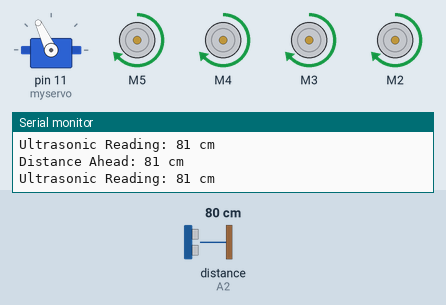
Recording of a sketch running on a simulated Arduino Uno, built with avr-gcc and run on an emulated ATmega328P. On the bench: servo, 4 × DC motor (green arrow = forward, orange = backward, longer = faster), the last lines printed to the serial monitor. Inputs (shaded band) come from the test bench; at power-on: distance to the obstacle (sensor on A2) 80 cm. The echo pulse lasts 58.3 µs per cm.

Above: at 3.9 s.
4.0 s: distance to the obstacle (sensor on A2) set to 17 cm
5.5 s: distance to the obstacle (sensor on A2) set to 13 cm
At 7.2 s:
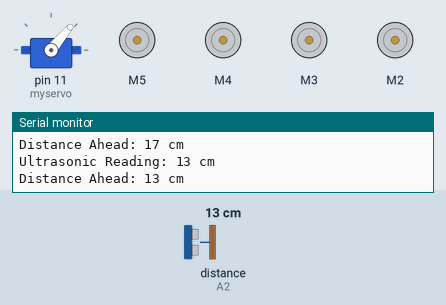
8.5 s: distance to the obstacle (sensor on A2) set to 18 cm
At 8.5 s:
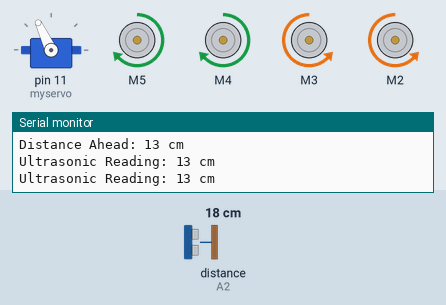
11.0 s: distance to the obstacle (sensor on A2) set to 2 cm
At 13.5 s:
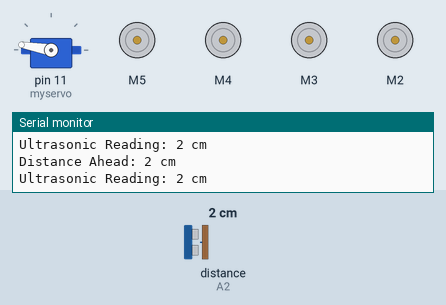
14.0 s: distance to the obstacle (sensor on A2) set to 35 cm
At 14.56 s:
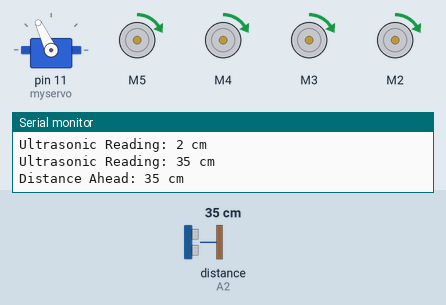
Timing chart, 0 to 17.0 s (numbered marks = the images above; inputs shaded):
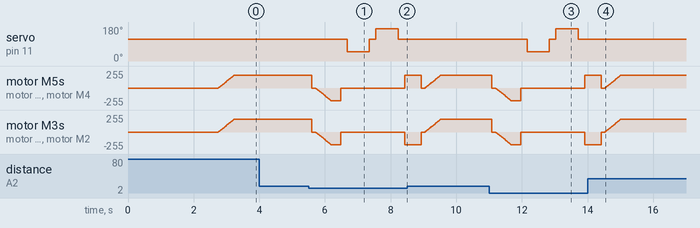

The sketch:

ARDUINO_OBSTACLE_AVOIDING_CAR.ino
```cpp
//ARDUINO OBSTACLE AVOIDING CAR//
// Before uploading the code you have to install the necessary library//
//AFMotor Library https://learn.adafruit.com/adafruit-motor-shield/library-install //
//NewPing Library https://github.com/livetronic/Arduino-NewPing//
//Servo Library https://github.com/arduino-libraries/Servo.git //
// To Install the libraries go to sketch >> Include Library >> Add .ZIP File >> Select the Downloaded ZIP files From the Above links //

#include <AFMotor.h>
#include <NewPing.h>
#include <Servo.h>

#define TRIG_PIN A3
#define ECHO_PIN A2
#define MAX_DISTANCE 200
#define MAX_SPEED 190 // sets speed of DC  motors
#define MAX_SPEED_OFFSET 20

NewPing sonar(TRIG_PIN, ECHO_PIN, MAX_DISTANCE);

AF_DCMotor motor1(5, MOTOR12_1KHZ);
AF_DCMotor motor2(4, MOTOR12_1KHZ);
AF_DCMotor motor3(3, MOTOR34_1KHZ);
AF_DCMotor motor4(2, MOTOR34_1KHZ);
Servo myservo;

boolean goesForward = false;
int distance = 100;
int speedSet = 0;

void setup() {
  Serial.begin(9600); // Initialize serial communication
  myservo.attach(11);
  myservo.write(115);
  delay(2000);

  distance = readPing();
  delay(100);
  distance = readPing();
  delay(100);
  distance = readPing();
  delay(100);
  distance = readPing();
  delay(100);
}

void loop() {
  int distanceR = 0;
  int distanceL = 0;
  delay(40);

  Serial.print("Distance Ahead: ");
  Serial.print(distance);
  Serial.println(" cm");

  if (distance <= 15) {
    moveStop();
    delay(100);
    moveBackward();
    delay(300);
    moveStop();
    delay(200);
    distanceR = lookRight();
    delay(200);
    distanceL = lookLeft();
    delay(200);

    if (distanceR >= distanceL) {
      turnRight();
      moveStop();
    } else {
      turnLeft();
      moveStop();
    }
  } else {
    moveForward();
  }

  distance = readPing();
}

int lookRight() {
  myservo.write(50);
  delay(500);
  int distance = readPing();
  delay(100);
  myservo.write(115);
  return distance;
}

int lookLeft() {
  myservo.write(170);
  delay(500);
  int distance = readPing();
  delay(100);
  myservo.write(115);
  return distance;
}

int readPing() {
  delay(70);
  int cm = sonar.ping_cm();
  if (cm == 0) {
    cm = 250;
  }
  Serial.print("Ultrasonic Reading: ");
  Serial.print(cm);
  Serial.println(" cm");
  return cm;
}

void moveStop() {
  motor1.run(RELEASE);
  motor2.run(RELEASE);
  motor3.run(RELEASE);
  motor4.run(RELEASE);
}

void moveForward() {
  if (!goesForward) {
    goesForward = true;
    motor1.run(FORWARD);
    motor2.run(FORWARD);
    motor3.run(FORWARD);
    motor4.run(FORWARD);
    for (speedSet = 0; speedSet < MAX_SPEED; speedSet += 2) {
      motor1.setSpeed(speedSet);
      motor2.setSpeed(speedSet);
      motor3.setSpeed(speedSet);
      motor4.setSpeed(speedSet);
      delay(5);
    }
  }
}

void moveBackward() {
  goesForward = false;
  motor1.run(BACKWARD);
  motor2.run(BACKWARD);
  motor3.run(BACKWARD);
  motor4.run(BACKWARD);
  for (speedSet = 0; speedSet < MAX_SPEED; speedSet += 2) {
    motor1.setSpeed(speedSet);
    motor2.setSpeed(speedSet);
    motor3.setSpeed(speedSet);
    motor4.setSpeed(speedSet);
    delay(5);
  }
}

void turnRight() {
  motor1.run(FORWARD);
  motor2.run(FORWARD);
  motor3.run(BACKWARD);
  motor4.run(BACKWARD);
  delay(500);
  motor1.run(FORWARD);
  motor2.run(FORWARD);
  motor3.run(FORWARD);
  motor4.run(FORWARD);
}

void turnLeft() {
  motor1.run(BACKWARD);
  motor2.run(BACKWARD);
  motor3.run(FORWARD);
  motor4.run(FORWARD);
  delay(500);
  motor1.run(FORWARD);
  motor2.run(FORWARD);
  motor3.run(FORWARD);
  motor4.run(FORWARD);
}
```

Measured:
- the behaviour switches between 16 and 15 cm on distance to the obstacle (sensor on A2) (found by bisection; images 0 and 1)
- after the input at 5.5 s, servo on pin 11 (myservo): 115° → 50° after 1.2 s, → 115° 0.67 s later, → 170° 0.20 s later, → 115° 0.67 s later
- after the input at 8.5 s, servo on pin 11 (myservo): stays 115° (without the input it goes to 50° after 1.6 s)
- after the input at 11.0 s, servo on pin 11 (myservo): 115° → 50° after 1.2 s, → 115° 0.67 s later, → 170° 0.20 s later, → 115° 0.67 s later
- after the input at 14.0 s, servo on pin 11 (myservo): stays 115° (without the input it goes to 50° after 1.6 s)
